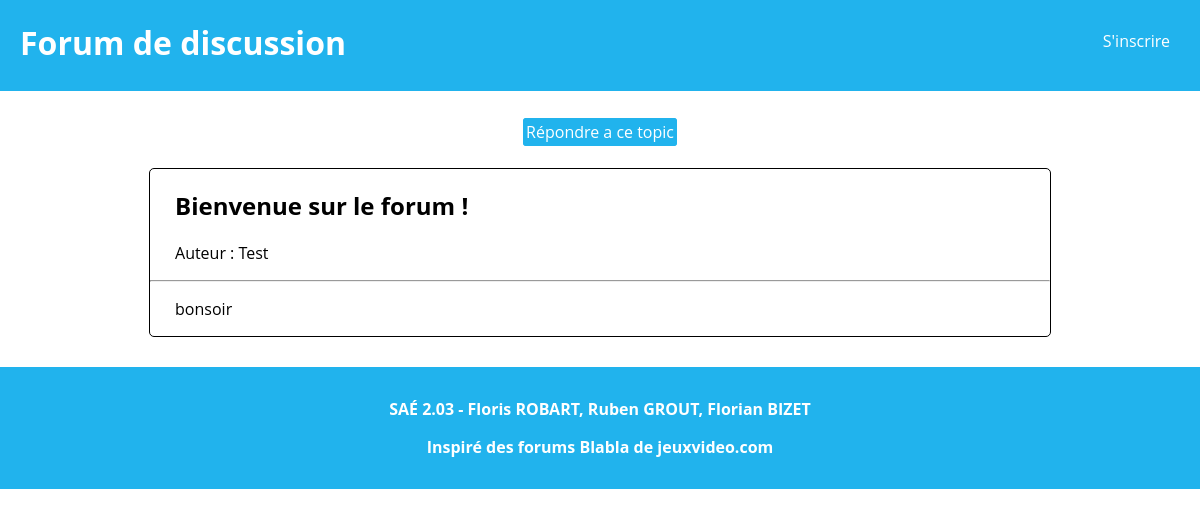
The page /topic.php?topicid=54 on the database its author committed.
### tables this page shows
CREATE TABLE Topic (
    idTopic INT PRIMARY KEY NOT NULL AUTO_INCREMENT,
    titre   VARCHAR(200),
    contenu TEXT,
    idUser  INT REFERENCES Users(idUser)
);

CREATE TABLE Users (
    idUser INT  PRIMARY KEY NOT NULL AUTO_INCREMENT,
    pseudo  VARCHAR(60),
    hashMdp VARCHAR(255),
    UNIQUE(pseudo)
);

### html/topic.php (the view, shortened to what this page needs)
<!DOCTYPE html>
<?php
$dbuser = 'review_site';
$dbpass = 'JxSLRkdutW';
$conn = new mysqli("localhost", $dbuser, $dbpass, "forum");
$topicID = $_GET["topicid"];
$query = "SELECT t.*, u.pseudo FROM Topic t JOIN Users u ON t.idUser = u.idUser WHERE idTopic = " . $topicID . ";";
$result = $conn->query($query)->fetch_array();
?>
<html>
    <head>
        <link rel="stylesheet" href="style.css"/>
    </head>
    <body>
        <header>
            <h1><a href="index.php">Forum de discussion</a></h1>
            <a href="inscription.html">S'inscrire</a>
        </header>
        <main>
          <?php
            echo "<a href='repondre.php?topicid=" . $topicID . "'>Répondre a ce topic</a>";
          ?>
          <section>
            <?php
              echo "<h2>" . $result["titre"] . "</h2>";
              echo "<p>Auteur : " . $result["pseudo"] . "</p>";
              echo "<hr/>";
              echo "<pre>";
              echo htmlspecialchars($result["contenu"]);
              echo "</pre>";
            ?>
          </section>
        </main>
        <footer>
            <p>SAÉ 2.03 - Floris ROBART, Ruben GROUT, Florian BIZET</p>
            <p>Inspiré des forums Blabla de jeuxvideo.com</p>
        </footer>
    </body>
</html>

### html/style.css (style rules this page uses)
html, body { font-family: "Open Sans"; margin: 0; padding: 0; }
header { color: white; background-color: #21b3ed; width: 100%; margin-bottom: 2.5%; }
header h1 { display: inline-block; margin-left: 20px; }
header > a { text-decoration: none; color: white; float: right; padding: 30px; }
header a { text-decoration: none; color: white; float: right; }
main { text-align: center; }
main > a, main > a:visited { background-color: #21b3ed; color: white; padding: 2px; border: solid #21b3ed 1px; border-radius: 3px; text-decoration: none; margin: 2%; }
section { width: 75%; border: solid black 1px; border-radius: 5px; margin-top: 25px; margin-bottom: 25px; margin-left: auto; margin-right: auto; }
pre { font-family: "Open Sans"; font-size: medium; text-align: left; margin-left: 25px; }
section h2, section p { text-align: left; margin-left: 25px; }
footer { color: white; background-color: #21b3ed; width: 100%; margin-top: 2.5%; text-align: center; font-weight: bold; padding-top: 1.25%; padding-bottom: 1.25%; }

### rows shown on the page
topic: titre "Bienvenue sur le forum !", idUser.pseudo "Test", contenu "bonsoir"
